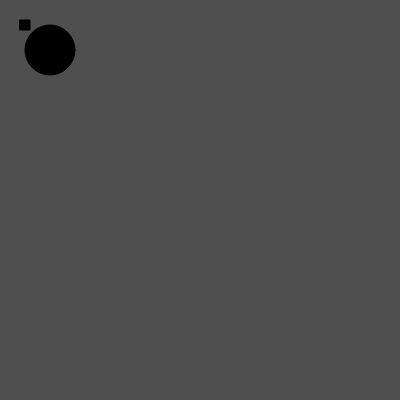
Frame 1 (no input)
Frame 60 (no input): identical to frame 1, image omitted
Frame 120 (the mouse pressed at the canvas centre since frame 60): identical to frame 1, image omitted

The p5.js sketch that drew this single still picture (run headless with seeded random() and noise() and a simulated clock; from frame 60 on, the mouse is pressed at the canvas centre):

// p5.js sketch
// ── sketch.js
function setup() {
  createCanvas(400, 400);
}

function draw() {
  fill(0000);
  background(00078);
  
  rect(20, 20, 10, 10);
  ellipse(50, 50, 50, 50);
}
